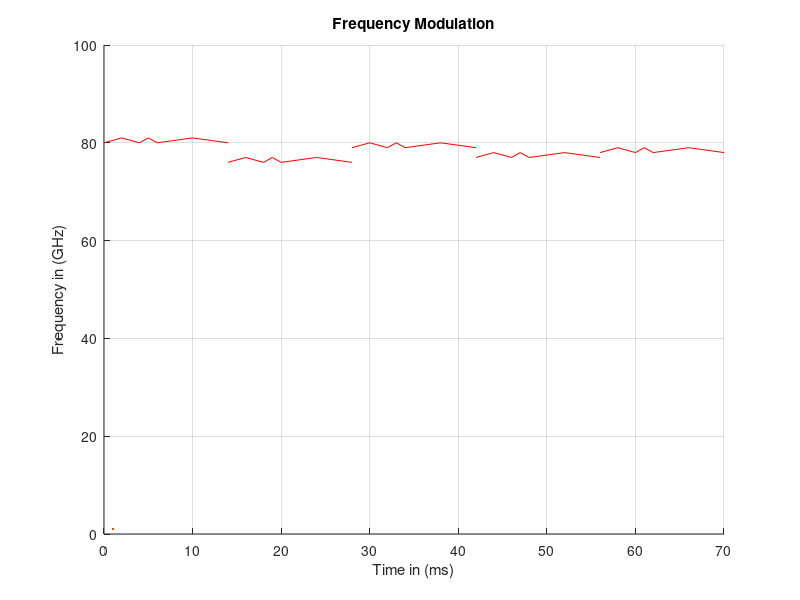

MATLAB code to generate this figure:
% This program will generate a graph of a "chirp sweep"
% mayby I can get it to encode mesages as well, that would be cool.
% The program needs the input of ranges, in Hz, slope, and divisions.
clear
close all
clc
%----------Step Parameters----------%
firstStep = 80;            
secondStep = 76;
thirdStep =79;
fourthStep = 77;
fifthStep = 78;    
divisionsHz = 5;      % Total number of Steps

%----------Slope Parameters----------%
firstSlope = .5;        
secondSlope = 1;
thirdSlope = .25;       
divisionsSlope = 3;   % Total number of Slopes

% This divides the sweep into the desired number of points
% NOTE: it starts at the first and ends on the last
delY = [firstStep,secondStep,thirdStep,fourthStep,fifthStep];
Slope = [firstSlope,secondSlope,thirdSlope];
n = divisionsHz;

% Inittaliize
p1x = 0;
deltaY = 1;

% This is a single Chirp block
% need the up and the down, three points, each with x and y cordinats
% the graph is frequency with respect to time. the first point will be
% (0, y1) and the last will be (sumX, ylast)
   
    for ct = 1:n
        
     for mct = 1:divisionsSlope
        m = Slope(mct);
    hold on

    % Here are the equations for the three points that make up the chirp
    p1y = delY(ct);
    p2y = p1y + deltaY;
    p3y = p1y;

    p2x = (p2y-p1y)/m +  p1x;
    width = 2*(p2x-p1x);
    p3x = p1x + width;

    xup = [p1x p2x];
    yup = [p1y p2y];
    xdown = [p3x p2x];
    ydown = [p3y p2y];
    p1x = p3x;

    plot(xup, yup, 'r', LineWidth=1)
    plot(xdown, ydown, 'r', LineWidth=1)
    title('Frequency Modulation')
    grid("on")
    xlabel('Time in (ms)')
    ylabel("Frequency in (GHz)")
    end
   end
